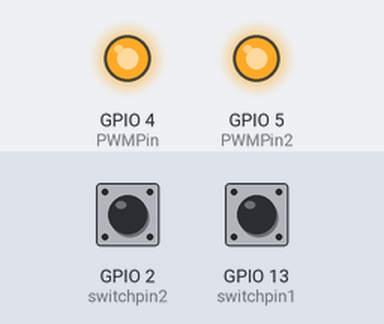
Bench run of a sketch on a simulated ESP8266 (NodeMCU). On the bench: output pins drawn as LEDs (lit = HIGH). The inputs (shaded band) are chosen by the test bench; at power-on: GPIO 2 (switchpin2) HIGH, GPIO 13 (switchpin1) HIGH. WiFi joins after 1.5 s; servers stay silent unless stated; EEPROM starts erased; what the sketch prints to the serial monitor is not drawn.

Above: at 2.7 s.
2.8 s: GPIO 2 (switchpin2) pulled LOW for 0.15 s
At 3.5 s:
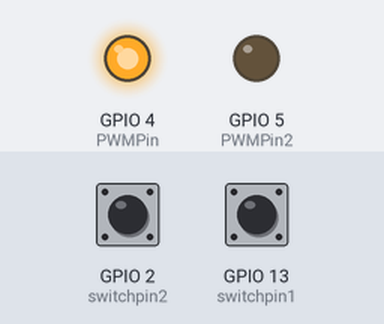
4.4 s: GPIO 13 (switchpin1) pulled LOW for 0.15 s
At 4.7 s:
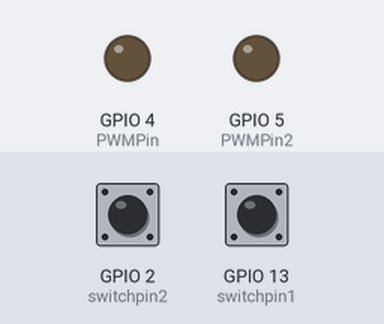
6.0 s: GPIO 2 (switchpin2) pulled LOW for 1 s
At 7.1 s:
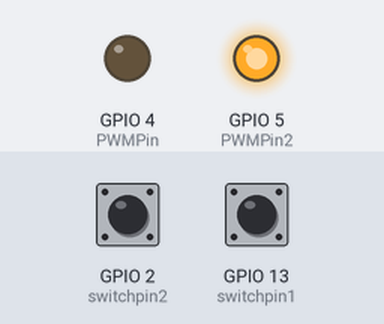
10.0 s: GPIO 13 (switchpin1) pulled LOW for 1 s
At 11.4 s:
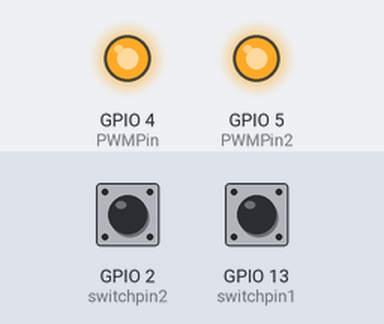
Timing chart, 0 to 13.0 s (numbered marks = the images above; inputs shaded):
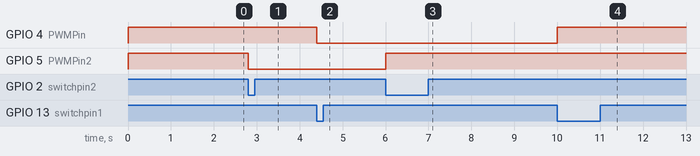

Measured:
- after the input at 2.8 s, GPIO 5 (PWMPin2): HIGH → LOW at once
- after the input at 4.4 s, GPIO 4 (PWMPin): HIGH → LOW at once
- after the input at 6.0 s, GPIO 5 (PWMPin2): LOW → HIGH at once
- after the input at 10.0 s, GPIO 4 (PWMPin): LOW → HIGH at once

The sketch:

ESP8266-WiFi-PWM.ino
```cpp
#include <ESP8266WiFi.h>
#include <ESP8266WebServer.h>
#include <EEPROM.h>
#include "index_html.h" // This file contains the webpage to control the esp

const char* ssid = "your_wifi_ssid"; // WiFi-name
const char* password = "your_wifi_password"; // WiFi-password

#define PWMPin 4    //pin1 for PWM
#define PWMPin2 5   //pin2 for PWM

#define PWM_SCALE 1023
#define EEPROM_SIZE 2
#define switchpin1 13
#define switchpin2 2


int ch1 = 100;
int ch2 = 100;
volatile int button1;
volatile int button2;
unsigned long update_millis = 0;

ESP8266WebServer server(80);    // set server port here


void setup()
{
  Serial.begin(115200); // initialize serial port
  Serial.println("");    // new line

  EEPROM.begin(EEPROM_SIZE);
  ch1 = EEPROM.read(0);
  ch2 = EEPROM.read(1);
  Serial.println("ch1:" + String(ch1) + "ch2:" + String(ch2));
  pinMode(PWMPin, OUTPUT);
  pinMode(PWMPin2, OUTPUT);
  pinMode(switchpin1, INPUT_PULLUP);
  pinMode(switchpin2, INPUT_PULLUP);
  analogWriteFreq(15000);
  analogWrite(PWMPin, PWM_SCALE*ch1/100);
  analogWrite(PWMPin2, PWM_SCALE*ch2/100);
  attachInterrupt(digitalPinToInterrupt(switchpin1), button1pressISR, FALLING);
  attachInterrupt(digitalPinToInterrupt(switchpin2), button2pressISR, FALLING);

  Serial.println("Waiting for connection");

  //WiFi.mode(WIFI_AP);      // access point mode
  //WiFi.softAP("astral", "12345678");  // name of the WiFi network and password
  //delay(500);           // wait 0,5s
  //Serial.print("IP Adresse ");  // current IP adress of the server
  //Serial.println(WiFi.softAPIP());


    // connect to local WiFi
    WiFi.mode(WIFI_STA);
    WiFi.hostname("your_hostname"); //set hostname
    WiFi.begin(ssid, password);
    // waiting for connection
    while (WiFi.status() != WL_CONNECTED)
    {
    delay(500);
    Serial.print(".");
    }
    Serial.println("");
    Serial.print("Connected to");
    Serial.println(ssid);
    Serial.print("IP address: ");
    Serial.println(WiFi.localIP());
    // END connect to local WiFi

//
  server.on("/", event_index);
  server.onNotFound ( handleNotFound );
  //server.on("/favicon.ico", event_index);

  server.begin();  			// start server
  Serial.println("HTTP Server started");
}

void loop() {

  server.handleClient();

  if (button1) {
    stepchannel(&ch1, PWMPin);
    button1 = 0;
  }
  if (button2) {
    stepchannel(&ch2, PWMPin2);
    button2= 0;
  }

  if (0 < update_millis && update_millis < millis()){
    update_millis = 0;
    Serial.println("saving values");
    EEPROM.write(0, ch1);
    EEPROM.write(1, ch2);
    EEPROM.commit();
  }
}


void handleChannel(const char *ch, int *valp, int pin)
{
  if (server.arg(ch) == "")
  return;
  const char *arg = server.arg(ch).c_str();
  int val = atoi(arg);
  // c++11: int val = stoi(server.arg(ch));
  if (0 <= val && val <= 100) {
    Serial.println("Channel " + String(ch) + ": val=" + String(val) + ", pin=" + String(pin));
    setchannel(valp, pin, val);
  }
  return;
}


void setchannel (int *valp, int pin, int val) {
  *valp = val;
    analogWrite(pin, PWM_SCALE * val / 100);
    update_millis = millis() + 1000;
}

void stepchannel (int *valp, int pin) {

  int val = *valp;

  if (val < 12){
    val = 25;
  } else if (val < 25+12) {
    val = 50;
  } else if (val < 50+12) {
    val = 75;
  } else if (val < 75+12) {
    val = 100;
  } else {
    val = 0;
  }
  setchannel(valp, pin, val);
}

ICACHE_RAM_ATTR
void  button1pressISR() {
  button1 = 1;
}

ICACHE_RAM_ATTR
void  button2pressISR() {
  button2 = 1;
}

void event_index()    // executed if "http://<ip address>/" is accessed
{
  // send index.html, if there are no request args
  if (0 == server.args()) {
    Serial.println("Sending Index.html");
    server.send(200, "text/html", indexHTML);
    return;
  }

  // else ...
  handleChannel("ch1", &ch1, PWMPin);
  handleChannel("ch2", &ch2, PWMPin2);

  if (server.arg("f")!="") {
  const char *arg = server.arg("f").c_str();
  int val = atoi(arg);
  // c++11: int val = stoi(server.arg(ch));
  if (500 <= val && val <= 19000) {
    Serial.println("PWM Frequency " +  String(val));
   analogWriteFreq(val);
   analogWrite(PWMPin, PWM_SCALE * ch1 / 100);
   analogWrite(PWMPin2, PWM_SCALE * ch2 / 100);
  }
  }

  // output state
  char response[200];
  snprintf(
    response,
    sizeof(response),
    "{\"ch1\":%d,\"ch2\":%d}\n",
    ch1,
    ch2);

  server.sendHeader("Cache-Control", "no-cache");    // important! for data not to get out of browser cache
  server.sendHeader("Access-Control-Allow-Origin", "*"); // testing with file-index-page
  server.send(200, "text/json", response); // response to webbrowser for sync

}

void handleNotFound()
{
  server.send(404, "text/plain", "404: Not found");     // Send HTTP status 404 (Not Found)
}
```

Source omitted: index_html.h (20492 bytes)
